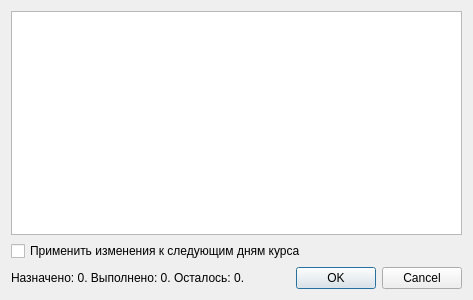
<?xml version="1.0" encoding="UTF-8"?>
<ui version="4.0">
 <class>NomenclatureExpenseDayDialog</class>
 <widget class="QDialog" name="NomenclatureExpenseDayDialog">
  <property name="geometry">
   <rect>
    <x>0</x>
    <y>0</y>
    <width>473</width>
    <height>300</height>
   </rect>
  </property>
  <property name="windowTitle">
   <string>Dialog</string>
  </property>
  <layout class="QGridLayout" name="gridLayout">
   <item row="2" column="0">
    <widget class="QLabel" name="lblDayStatistics">
     <property name="text">
      <string>Назначено: 0. Выполнено: 0. Осталось: 0.</string>
     </property>
    </widget>
   </item>
   <item row="2" column="1">
    <widget class="QDialogButtonBox" name="buttonBox">
     <property name="orientation">
      <enum>Qt::Horizontal</enum>
     </property>
     <property name="standardButtons">
      <set>QDialogButtonBox::Cancel|QDialogButtonBox::Ok</set>
     </property>
    </widget>
   </item>
   <item row="0" column="0" colspan="2">
    <widget class="CInDocTableView" name="tblNomenlcatureExpense"/>
   </item>
   <item row="1" column="0" colspan="2">
    <widget class="QCheckBox" name="chkApplyChangesCourseNextDays">
     <property name="text">
      <string>Применить изменения к следующим дням курса</string>
     </property>
    </widget>
   </item>
  </layout>
 </widget>
 <customwidgets>
  <customwidget>
   <class>CInDocTableView</class>
   <extends>QTableView</extends>
   <header location="global">library/InDocTable.h</header>
  </customwidget>
 </customwidgets>
 <tabstops>
  <tabstop>tblNomenlcatureExpense</tabstop>
  <tabstop>chkApplyChangesCourseNextDays</tabstop>
  <tabstop>buttonBox</tabstop>
 </tabstops>
 <resources/>
 <connections>
  <connection>
   <sender>buttonBox</sender>
   <signal>accepted()</signal>
   <receiver>NomenclatureExpenseDayDialog</receiver>
   <slot>accept()</slot>
   <hints>
    <hint type="sourcelabel">
     <x>248</x>
     <y>254</y>
    </hint>
    <hint type="destinationlabel">
     <x>157</x>
     <y>274</y>
    </hint>
   </hints>
  </connection>
  <connection>
   <sender>buttonBox</sender>
   <signal>rejected()</signal>
   <receiver>NomenclatureExpenseDayDialog</receiver>
   <slot>reject()</slot>
   <hints>
    <hint type="sourcelabel">
     <x>316</x>
     <y>260</y>
    </hint>
    <hint type="destinationlabel">
     <x>286</x>
     <y>274</y>
    </hint>
   </hints>
  </connection>
 </connections>
</ui>
